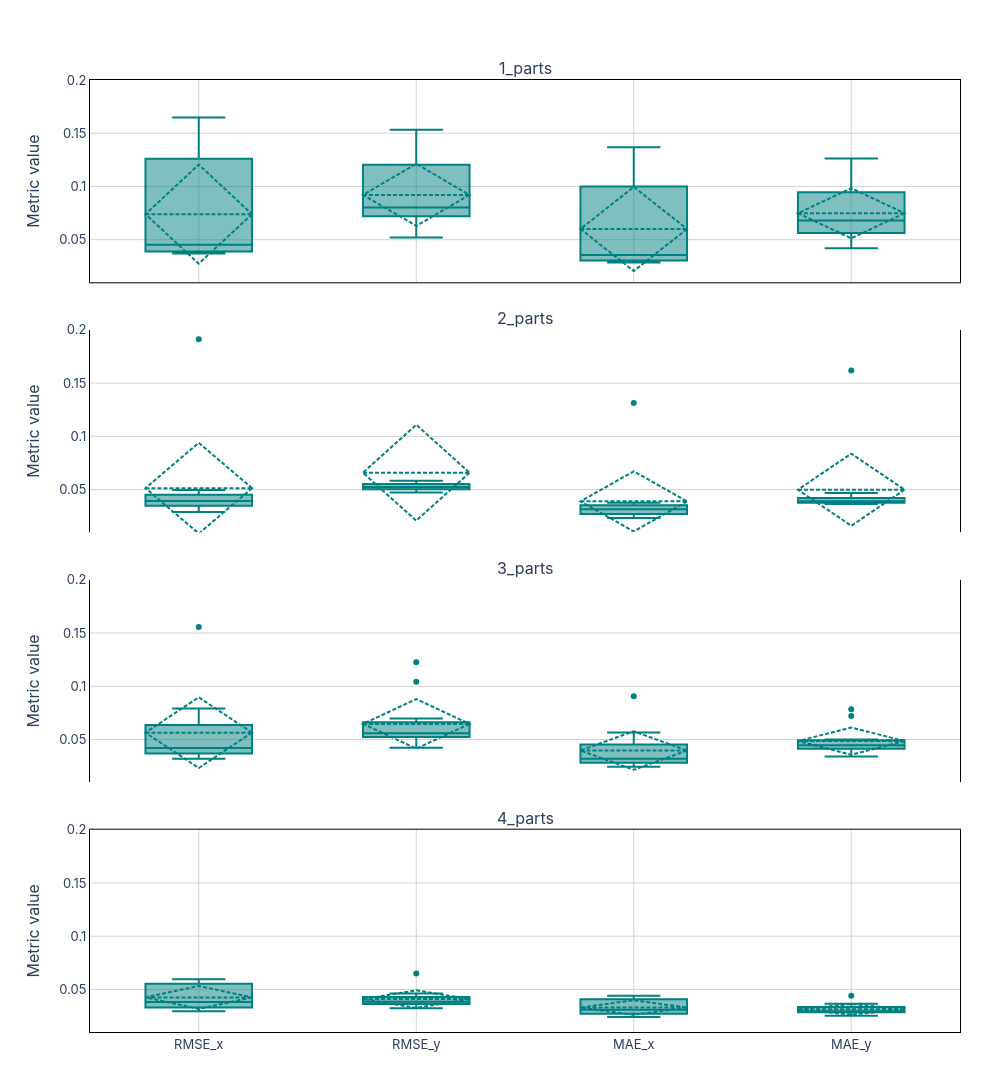

Notebook code for this chart:
### Code cell
parts_to_plot = [1, 2, 3, 4]
metric_map = {
    "RMSE_x": "RMSE_x",
    "RMSE_y": "RMSE_y",
    "CRPS_x": "CRPS_x",
    "CRPS_y": "CRPS_y",
}

rows = []
for part in parts_to_plot:
    metrics_path = (
        Path("./output")
        / f"robot_{robot_id}"
        / f"{part}_parts"
        / f"{force}_force"
        / "metrics.csv"
    )
    df = pd.read_csv(metrics_path)
    for metric_label, col_name in metric_map.items():
        if col_name not in df.columns:
            continue

        for val in df[col_name]:
            rows.append({
                "part": f"Part {part}",
                "metric": metric_label,
                "value": val
            })
df_plot = pd.DataFrame(rows)

fig = make_subplots(
    rows=len(parts_to_plot), cols=1,
    shared_xaxes=True,
    vertical_spacing=0.05,
    subplot_titles=[f"{p}_parts" for p in parts_to_plot]
)
for row_idx, part in enumerate(parts_to_plot, start=1):
    df_p = df_plot[df_plot["part"] == f"Part {part}"]

    for metric in metric_map.keys():
        df_m = df_p[df_p["metric"] == metric]
        if metric == "CRPS_y":
            metric = "MAE_y"
        if metric == "CRPS_x":
            metric = "MAE_x"
        fig.add_trace(
            go.Box(
                x=[metric] * len(df_m),
                y=df_m["value"],
                name=metric,
                boxmean="sd",
                marker_color="teal",
                showlegend=(row_idx == 1)  # легенда только один раз
            ),
            row=row_idx, col=1
        )

    fig.update_yaxes(
        title_text="Metric value",
        row=row_idx, col=1,
        showgrid=True,
        gridcolor="lightgrey",
        showline=True,
        linewidth=1,
        linecolor="black",
        mirror=True,
        range=[0.01, 0.2] 
    )
fig.update_layout(
    height=500 * len(parts_to_plot),
    width=1000,
    showlegend=False,
    plot_bgcolor="white",
    font=dict(family="Inter", size=13),
    margin=dict(l=90, r=40, t=80, b=60),
)
fig.update_xaxes(
    showline=True,
    linewidth=1,
    linecolor="black",
    mirror=True,
    showgrid=True,
    gridcolor="lightgrey",
    row=len(parts_to_plot), col=1
)
fig.update_xaxes(
    showline=True,
    linewidth=1,
    linecolor="black",
    mirror=True,
    showgrid=True,
    gridcolor="lightgrey",
    row=1, col=1
)

fig.write_html(f'./output/robot_{robot_id}/{num_parts}_parts/{force}_force/metrics.html')
fig.show()

### Figure 1 — Plotly figure (JSON) as saved in the notebook; plotly's stock layout.template omitted (floating-point values rounded to 4 significant figures)
{"data": [{"boxmean": "sd", "marker": {"color": "teal"}, "name": "RMSE_x", "showlegend": true, "type": "box", "x": ["RMSE_x", "RMSE_x", "RMSE_x", "RMSE_x", "RMSE_x", "RMSE_x", "RMSE_x", "RMSE_x", "RMSE_x", "RMSE_x", "RMSE_x", "RMSE_x"], "xaxis": "x", "y": [0.03903, 0.1647, 0.03873, 0.03904, 0.1274, 0.1247, 0.03713, 0.05148, 0.03902, 0.1359, 0.05163, 0.03909], "yaxis": "y"}, {"boxmean": "sd", "marker": {"color": "teal"}, "name": "RMSE_y", "showlegend": true, "type": "box", "x": ["RMSE_y", "RMSE_y", "RMSE_y", "RMSE_y", "RMSE_y", "RMSE_y", "RMSE_y", "RMSE_y", "RMSE_y", "RMSE_y", "RMSE_y", "RMSE_y"], "xaxis": "x", "y": [0.06435, 0.1534, 0.09196, 0.05206, 0.1213, 0.07421, 0.06966, 0.07428, 0.07708, 0.1237, 0.1195, 0.08364], "yaxis": "y"}, {"boxmean": "sd", "marker": {"color": "teal"}, "name": "MAE_x", "showlegend": true, "type": "box", "x": ["MAE_x", "MAE_x", "MAE_x", "MAE_x", "MAE_x", "MAE_x", "MAE_x", "MAE_x", "MAE_x", "MAE_x", "MAE_x", "MAE_x"], "xaxis": "x", "y": [0.03057, 0.1368, 0.03032, 0.03057, 0.1048, 0.09503, 0.02857, 0.04056, 0.03056, 0.1199, 0.04263, 0.03059], "yaxis": "y"}, {"boxmean": "sd", "marker": {"color": "teal"}, "name": "MAE_y", "showlegend": true, "type": "box", "x": ["MAE_y", "MAE_y", "MAE_y", "MAE_y", "MAE_y", "MAE_y", "MAE_y", "MAE_y", "MAE_y", "MAE_y", "MAE_y", "MAE_y"], "xaxis": "x", "y": [0.05486, 0.1263, 0.07314, 0.042, 0.09574, 0.06332, 0.05345, 0.05773, 0.06419, 0.09357, 0.102, 0.07211], "yaxis": "y"}, {"boxmean": "sd", "marker": {"color": "teal"}, "name": "RMSE_x", "showlegend": false, "type": "box", "x": ["RMSE_x", "RMSE_x", "RMSE_x", "RMSE_x", "RMSE_x", "RMSE_x", "RMSE_x", "RMSE_x", "RMSE_x", "RMSE_x", "RMSE_x", "RMSE_x"], "xaxis": "x2", "y": [0.0453, 0.02935, 0.03719, 0.03617, 0.04156, 0.1913, 0.0379, 0.0406, 0.04956, 0.03363, 0.04496, 0.02886], "yaxis": "y2"}, {"boxmean": "sd", "marker": {"color": "teal"}, "name": "RMSE_y", "showlegend": false, "type": "box", "x": ["RMSE_y", "RMSE_y", "RMSE_y", "RMSE_y", "RMSE_y", "RMSE_y", "RMSE_y", "RMSE_y", "RMSE_y", "RMSE_y", "RMSE_y", "RMSE_y"], "xaxis": "x2", "y": [0.05698, 0.04728, 0.05322, 0.04896, 0.05136, 0.215, 0.04978, 0.05833, 0.05226, 0.05273, 0.05373, 0.05093], "yaxis": "y2"}, {"boxmean": "sd", "marker": {"color": "teal"}, "name": "MAE_x", "showlegend": false, "type": "box", "x": ["MAE_x", "MAE_x", "MAE_x", "MAE_x", "MAE_x", "MAE_x", "MAE_x", "MAE_x", "MAE_x", "MAE_x", "MAE_x", "MAE_x"], "xaxis": "x2", "y": [0.03602, 0.02379, 0.02785, 0.02863, 0.03479, 0.1314, 0.03156, 0.03173, 0.03762, 0.02637, 0.03457, 0.02329], "yaxis": "y2"}, {"boxmean": "sd", "marker": {"color": "teal"}, "name": "MAE_y", "showlegend": false, "type": "box", "x": ["MAE_y", "MAE_y", "MAE_y", "MAE_y", "MAE_y", "MAE_y", "MAE_y", "MAE_y", "MAE_y", "MAE_y", "MAE_y", "MAE_y"], "xaxis": "x2", "y": [0.04157, 0.03648, 0.03959, 0.03763, 0.03775, 0.1619, 0.03751, 0.04673, 0.03789, 0.04065, 0.04274, 0.03835], "yaxis": "y2"}, {"boxmean": "sd", "marker": {"color": "teal"}, "name": "RMSE_x", "showlegend": false, "type": "box", "x": ["RMSE_x", "RMSE_x", "RMSE_x", "RMSE_x", "RMSE_x", "RMSE_x", "RMSE_x", "RMSE_x", "RMSE_x", "RMSE_x", "RMSE_x", "RMSE_x"], "xaxis": "x3", "y": [0.06175, 0.03986, 0.06549, 0.03777, 0.05551, 0.1558, 0.03769, 0.03626, 0.04418, 0.07907, 0.03192, 0.03223], "yaxis": "y3"}, {"boxmean": "sd", "marker": {"color": "teal"}, "name": "RMSE_y", "showlegend": false, "type": "box", "x": ["RMSE_y", "RMSE_y", "RMSE_y", "RMSE_y", "RMSE_y", "RMSE_y", "RMSE_y", "RMSE_y", "RMSE_y", "RMSE_y", "RMSE_y", "RMSE_y"], "xaxis": "x3", "y": [0.04457, 0.05395, 0.06068, 0.1226, 0.06983, 0.06272, 0.05177, 0.05766, 0.04224, 0.05278, 0.05297, 0.1043], "yaxis": "y3"}, {"boxmean": "sd", "marker": {"color": "teal"}, "name": "MAE_x", "showlegend": false, "type": "box", "x": ["MAE_x", "MAE_x", "MAE_x", "MAE_x", "MAE_x", "MAE_x", "MAE_x", "MAE_x", "MAE_x", "MAE_x", "MAE_x", "MAE_x"], "xaxis": "x3", "y": [0.04606, 0.03034, 0.04437, 0.028, 0.04077, 0.09064, 0.02855, 0.0282, 0.03333, 0.05667, 0.02456, 0.02441], "yaxis": "y3"}, {"boxmean": "sd", "marker": {"color": "teal"}, "name": "MAE_y", "showlegend": false, "type": "box", "x": ["MAE_y", "MAE_y", "MAE_y", "MAE_y", "MAE_y", "MAE_y", "MAE_y", "MAE_y", "MAE_y", "MAE_y", "MAE_y", "MAE_y"], "xaxis": "x3", "y": [0.03743, 0.04086, 0.04874, 0.07839, 0.05002, 0.04774, 0.04166, 0.04698, 0.03399, 0.04235, 0.04202, 0.07202], "yaxis": "y3"}, {"boxmean": "sd", "marker": {"color": "teal"}, "name": "RMSE_x", "showlegend": false, "type": "box", "x": ["RMSE_x", "RMSE_x", "RMSE_x", "RMSE_x", "RMSE_x", "RMSE_x", "RMSE_x", "RMSE_x", "RMSE_x", "RMSE_x", "RMSE_x", "RMSE_x"], "xaxis": "x4", "y": [0.05965, 0.05475, 0.03419, 0.04255, 0.03193, 0.03557, 0.0373, 0.05589, 0.03205, 0.02959, 0.05753, 0.03906], "yaxis": "y4"}, {"boxmean": "sd", "marker": {"color": "teal"}, "name": "RMSE_y", "showlegend": false, "type": "box", "x": ["RMSE_y", "RMSE_y", "RMSE_y", "RMSE_y", "RMSE_y", "RMSE_y", "RMSE_y", "RMSE_y", "RMSE_y", "RMSE_y", "RMSE_y", "RMSE_y"], "xaxis": "x4", "y": [0.04203, 0.04611, 0.04189, 0.03614, 0.03909, 0.04367, 0.03784, 0.06488, 0.03658, 0.03372, 0.03633, 0.03224], "yaxis": "y4"}, {"boxmean": "sd", "marker": {"color": "teal"}, "name": "MAE_x", "showlegend": false, "type": "box", "x": ["MAE_x", "MAE_x", "MAE_x", "MAE_x", "MAE_x", "MAE_x", "MAE_x", "MAE_x", "MAE_x", "MAE_x", "MAE_x", "MAE_x"], "xaxis": "x4", "y": [0.04231, 0.03993, 0.02813, 0.03293, 0.02584, 0.0286, 0.03028, 0.04163, 0.02638, 0.02401, 0.04409, 0.03153], "yaxis": "y4"}, {"boxmean": "sd", "marker": {"color": "teal"}, "name": "MAE_y", "showlegend": false, "type": "box", "x": ["MAE_y", "MAE_y", "MAE_y", "MAE_y", "MAE_y", "MAE_y", "MAE_y", "MAE_y", "MAE_y", "MAE_y", "MAE_y", "MAE_y"], "xaxis": "x4", "y": [0.03356, 0.03658, 0.03194, 0.02868, 0.0301, 0.03339, 0.02899, 0.04409, 0.0285, 0.0259, 0.02839, 0.02533], "yaxis": "y4"}], "layout": {"annotations": [{"font": {"size": 16}, "showarrow": false, "text": "1_parts", "x": 0.5, "xanchor": "center", "xref": "paper", "y": 1, "yanchor": "bottom", "yref": "paper"}, {"font": {"size": 16}, "showarrow": false, "text": "2_parts", "x": 0.5, "xanchor": "center", "xref": "paper", "y": 0.7375, "yanchor": "bottom", "yref": "paper"}, {"font": {"size": 16}, "showarrow": false, "text": "3_parts", "x": 0.5, "xanchor": "center", "xref": "paper", "y": 0.475, "yanchor": "bottom", "yref": "paper"}, {"font": {"size": 16}, "showarrow": false, "text": "4_parts", "x": 0.5, "xanchor": "center", "xref": "paper", "y": 0.2125, "yanchor": "bottom", "yref": "paper"}], "font": {"family": "Inter", "size": 13}, "height": 2000, "margin": {"b": 60, "l": 90, "r": 40, "t": 80}, "plot_bgcolor": "white", "showlegend": false, "width": 1000, "xaxis": {"anchor": "y", "domain": [0, 1], "gridcolor": "lightgrey", "linecolor": "black", "linewidth": 1, "matches": "x4", "mirror": true, "showgrid": true, "showline": true, "showticklabels": false}, "xaxis2": {"anchor": "y2", "domain": [0, 1], "matches": "x4", "showticklabels": false}, "xaxis3": {"anchor": "y3", "domain": [0, 1], "matches": "x4", "showticklabels": false}, "xaxis4": {"anchor": "y4", "domain": [0, 1], "gridcolor": "lightgrey", "linecolor": "black", "linewidth": 1, "mirror": true, "showgrid": true, "showline": true}, "yaxis": {"anchor": "x", "domain": [0.7875, 1], "gridcolor": "lightgrey", "linecolor": "black", "linewidth": 1, "mirror": true, "range": [0.01, 0.2], "showgrid": true, "showline": true, "title": {"text": "Metric value"}}, "yaxis2": {"anchor": "x2", "domain": [0.525, 0.7375], "gridcolor": "lightgrey", "linecolor": "black", "linewidth": 1, "mirror": true, "range": [0.01, 0.2], "showgrid": true, "showline": true, "title": {"text": "Metric value"}}, "yaxis3": {"anchor": "x3", "domain": [0.2625, 0.475], "gridcolor": "lightgrey", "linecolor": "black", "linewidth": 1, "mirror": true, "range": [0.01, 0.2], "showgrid": true, "showline": true, "title": {"text": "Metric value"}}, "yaxis4": {"anchor": "x4", "domain": [0, 0.2125], "gridcolor": "lightgrey", "linecolor": "black", "linewidth": 1, "mirror": true, "range": [0.01, 0.2], "showgrid": true, "showline": true, "title": {"text": "Metric value"}}}}
